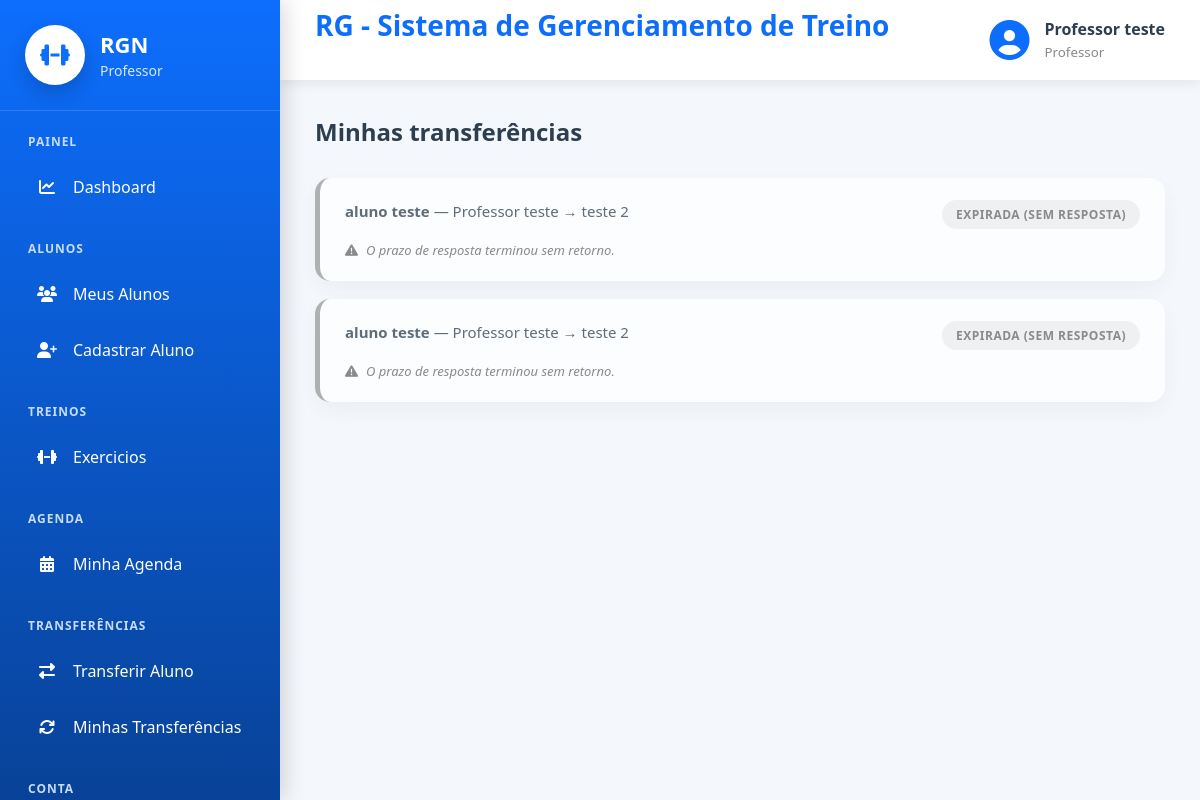
The page /cadastros/transferencia/minhas/ (signed in) on the database as committed earlier.
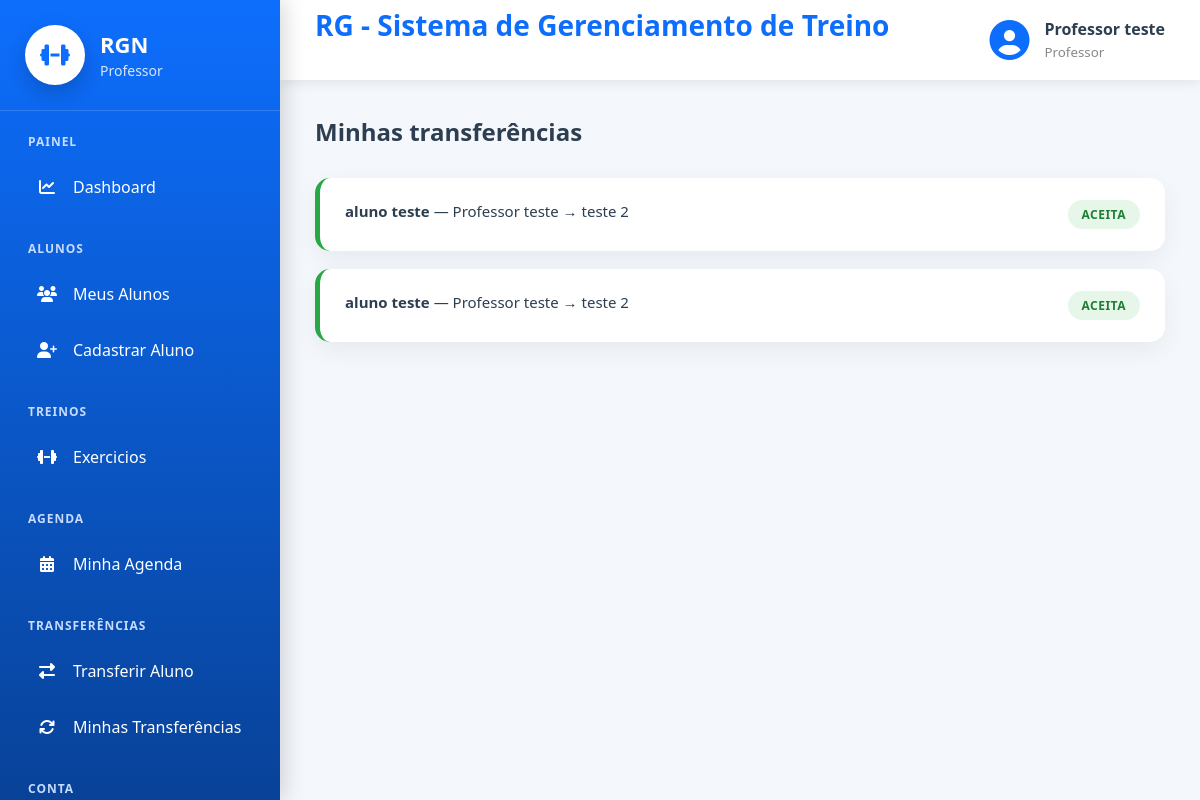
The same page on the database as committed later.
### cadastros/models.py (models this page shows, shortened)
class Auditoria(models.Model):
    cadastrado_em = models.DateTimeField(auto_now_add=True, verbose_name="Cadastrado em")
    atualizado_em = models.DateTimeField(auto_now=True, verbose_name="Atualizado em")
    class Meta:
        abstract = True

class TransferenciaAluno(Auditoria):
    ORIGEM_CHOICES = [
        ('PROFESSOR', 'Professor'),
        ('ALUNO', 'Aluno'),
    ]
    STATUS_CHOICES = [
        ('PENDENTE', 'Pendente'),
        ('ACEITA', 'Aceita'),
        ('RECUSADA', 'Recusada'),
        ('EXPIRADA', 'Expirada (sem resposta)'),
    ]
    PRAZO_HORAS = 48
    aluno = models.ForeignKey(Pessoa, on_delete=models.PROTECT, related_name="transferencias")
    professor_atual = models.ForeignKey(Pessoa, on_delete=models.PROTECT, related_name="transferencias_enviadas", null=True, blank=True)
    professor_novo = models.ForeignKey(Pessoa, on_delete=models.PROTECT, related_name="transferencias_recebidas")
    origem = models.CharField(max_length=10, choices=ORIGEM_CHOICES, default='PROFESSOR')
    status = models.CharField(max_length=10, choices=STATUS_CHOICES, default='PENDENTE')
    observacao = models.CharField(max_length=200, blank=True, null=True, verbose_name="Observação")

class Pessoa(Auditoria):
    TIPO_CHOICES = [
        ('ALUNO', 'Aluno'),
        ('PROFESSOR', 'Professor')
    ]
    SEXO_CHOICES = [
        ('M', 'Masculino'),
        ('F', 'Feminino'),
        ('O', 'Outro'),
    ]
    NIVEL_CHOICES = [
        (1, 'Iniciante'),
        (2, 'Intermediário'),
        (3, 'Avançado'),
    ]
    tipo = models.CharField(max_length=20, choices=TIPO_CHOICES, verbose_name="Tipo de Pessoa")
    nome = models.CharField(max_length=50, verbose_name="Nome")
    idade = models.IntegerField(verbose_name="Idade", null=True, blank=True)
    cpf = models.CharField(max_length=11, unique=True, verbose_name="CPF")
    telefone = models.CharField(max_length=15, verbose_name="Telefone")
    objetivo = models.TextField(verbose_name="Objetivo", null=True, blank=True)
    sexo = models.CharField(max_length=20, choices=SEXO_CHOICES, verbose_name="Sexo", null=True, blank=True)
    nivel = models.IntegerField(choices=NIVEL_CHOICES, verbose_name="Nível", null=True, blank=True)
    cidade = models.ForeignKey(Cidade, on_delete=models.PROTECT)
    professor = models.ForeignKey("self", on_delete=models.PROTECT, related_name="alunos", limit_choices_to={"tipo": "PROFESSOR"}, null=True, blank=True)
    usuario = models.OneToOneField("auth.User", on_delete=models.CASCADE, related_name="pessoa_usuario")

### cadastros/views.py (the view)
# urls.py: path('transferencia/minhas/', MinhasTransferenciasList.as_view(), name="minhas-transferencias"),
class MinhasTransferenciasList(LoginRequiredMixin, GroupRequiredMixin, ListView):
    model = TransferenciaAluno
    template_name = 'cadastros/listar_transferencias.html'
    context_object_name = 'transferencias'
    group_required = ["Professor"]
    def get_queryset(self):
        expirar_transferencias_vencidas()
        pessoa = self.request.user.pessoa_usuario
        return TransferenciaAluno.objects.filter(
            Q(professor_atual=pessoa) | Q(professor_novo=pessoa)
        ).order_by('-cadastrado_em')

### cadastros/models.py (called while the page is built)
def expirar_transferencias_vencidas():
    limite = timezone.now() - timedelta(hours=TransferenciaAluno.PRAZO_HORAS)
    TransferenciaAluno.objects.filter(
        status='PENDENTE',
        cadastrado_em__lt=limite,
    ).update(status='EXPIRADA')

### cadastros/templates/cadastros/listar_transferencias.html (shortened to what this page needs)
{% extends 'modelo.html' %}
{% load static %}
{% block css %}
<link rel="stylesheet" href="{% static 'css/paginas/modelo.css' %}">
<link rel="stylesheet" href="{% static 'css/cadastros/listar_transferencias.css' %}">
{% endblock %}
{% block main %}
<h2 class="titulo">Minhas transferências</h2>
{% for t in transferencias %}
<div class="card-transferencia status-{{ t.status|lower }}">
    <div class="card-topo">
        <p class="card-aluno">
            <strong>{{ t.aluno.nome }}</strong>
            {% if t.origem == 'ALUNO' %}
                solicitou transferência para <strong>{{ t.professor_novo.nome }}</strong>
            {% else %}
                — {{ t.professor_atual.nome }} → {{ t.professor_novo.nome }}
            {% endif %}
        </p>
        <span class="badge-status">{{ t.get_status_display }}</span>
    </div>
    {% if t.status == 'EXPIRADA' %}
    <p class="expirada-info">
        <i class="fas fa-triangle-exclamation"></i>
        O prazo de resposta terminou sem retorno.
    </p>
    {% endif %}
</div>
{% empty %}
<p>Nenhuma transferência no momento.</p>
{% endfor %}
{% endblock %}

Rows that differ between the two databases and show on the page:
changed TransferenciaAluno (number 1 of 2 on the later page): status "EXPIRADA (SEM RESPOSTA)" → "ACEITA"; no longer shows "O prazo de resposta terminou sem retorno."
changed TransferenciaAluno (number 2 of 2 on the later page): status "EXPIRADA (SEM RESPOSTA)" → "ACEITA"; no longer shows "O prazo de resposta terminou sem retorno."
